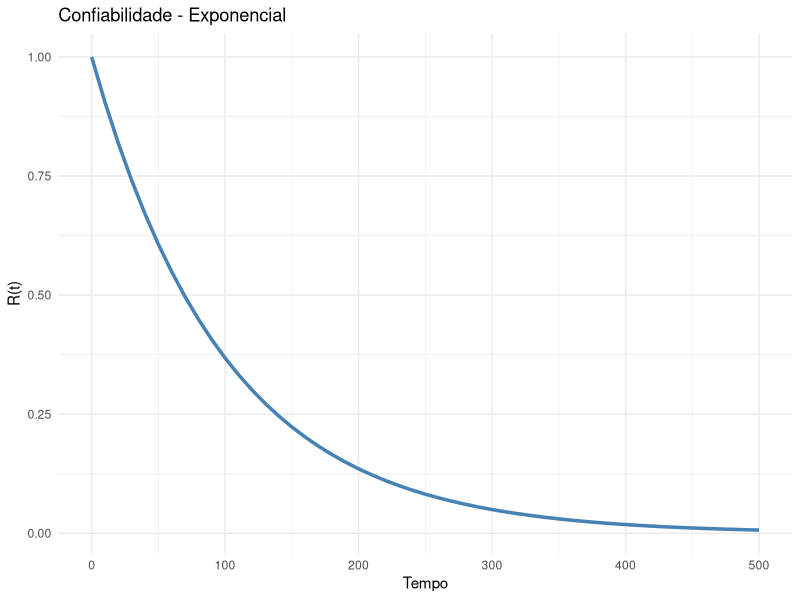
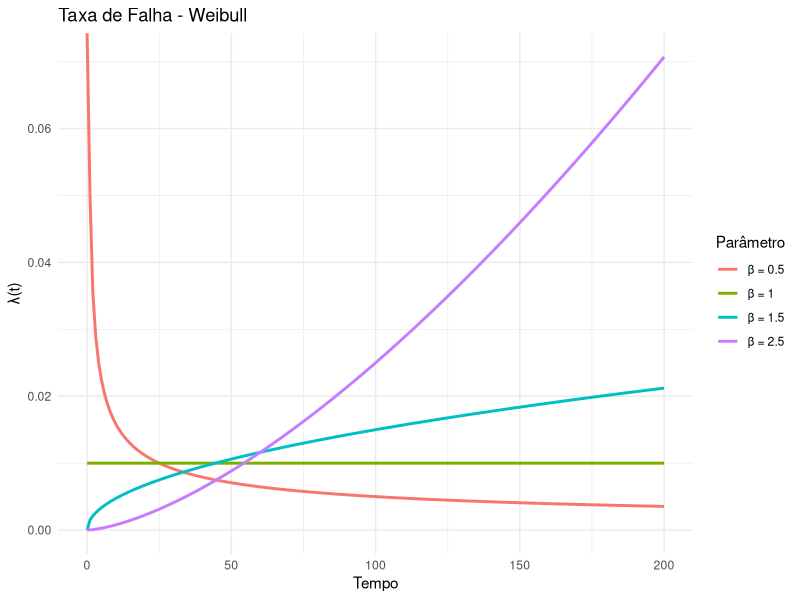
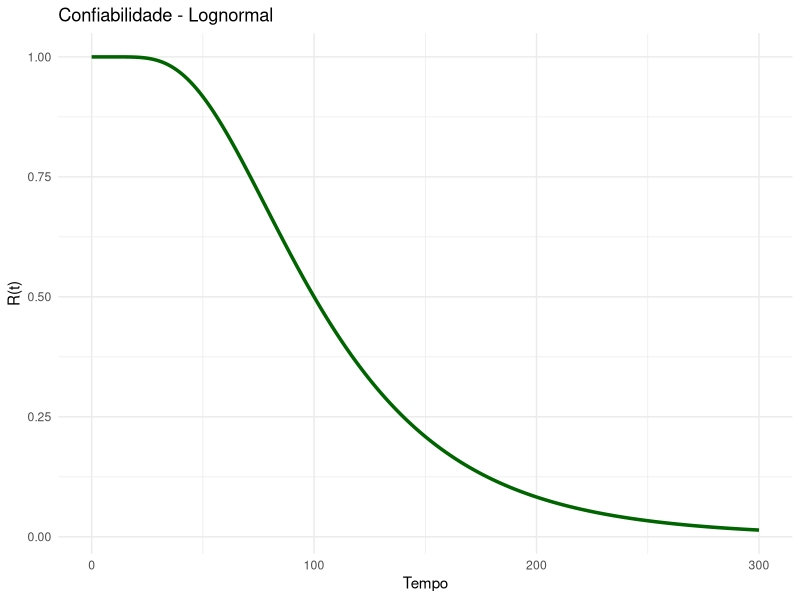
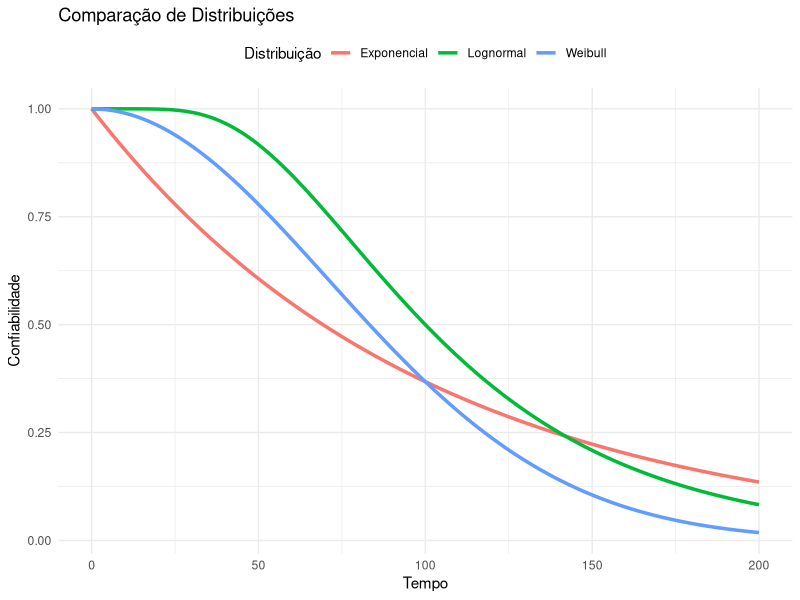

Generate these figures, in order, with R:
## ---- chunk 1
#| label: exp-example
#| warning: false

library(tidyverse)

lambda <- 0.01  # taxa de falha
t <- seq(0, 500, by = 10)

# Funções
pdf_exp <- dexp(t, rate = lambda)
cdf_exp <- pexp(t, rate = lambda)
reliability <- 1 - cdf_exp
hazard <- rep(lambda, length(t))

# Dataframe
df <- data.frame(t, pdf_exp, cdf_exp, reliability, hazard)

# Plot confiabilidade
ggplot(df, aes(x = t, y = reliability)) +
  geom_line(color = "steelblue", linewidth = 1.2) +
  labs(title = "Confiabilidade - Exponencial",
       x = "Tempo", y = "R(t)") +
  theme_minimal()
## ---- chunk 2
#| label: weibull-example

# Diferentes formas
beta_values <- c(0.5, 1, 1.5, 2.5)
eta <- 100
t <- seq(0, 200, by = 1)

df_weibull <- expand.grid(t = t, beta = beta_values) %>%
  mutate(
    reliability = exp(-(t/eta)^beta),
    hazard = (beta/eta) * (t/eta)^(beta-1),
    beta_label = paste("β =", beta)
  )

# Plot taxa de falha
ggplot(df_weibull, aes(x = t, y = hazard, color = beta_label)) +
  geom_line(linewidth = 1) +
  labs(title = "Taxa de Falha - Weibull",
       x = "Tempo", y = "λ(t)",
       color = "Parâmetro") +
  theme_minimal()
## ---- chunk 3
#| label: lognormal-example

mu <- log(100)
sigma <- 0.5
t <- seq(0, 300, by = 1)

df_lognormal <- data.frame(
  t = t,
  pdf = dlnorm(t, meanlog = mu, sdlog = sigma),
  reliability = 1 - plnorm(t, meanlog = mu, sdlog = sigma)
)

ggplot(df_lognormal, aes(x = t, y = reliability)) +
  geom_line(color = "darkgreen", linewidth = 1.2) +
  labs(title = "Confiabilidade - Lognormal",
       x = "Tempo", y = "R(t)") +
  theme_minimal()
## ---- chunk 4
#| label: comparison
#| fig-width: 10
#| fig-height: 6

t <- seq(0, 200, by = 1)

df_comp <- data.frame(
  t = t,
  Exponencial = exp(-0.01 * t),
  Weibull = exp(-(t/100)^2),
  Lognormal = 1 - plnorm(t, meanlog = log(100), sdlog = 0.5)
) %>%
  pivot_longer(cols = -t, names_to = "Distribuição", values_to = "R(t)")

ggplot(df_comp, aes(x = t, y = `R(t)`, color = Distribuição)) +
  geom_line(linewidth = 1.2) +
  labs(title = "Comparação de Distribuições",
       x = "Tempo", y = "Confiabilidade") +
  theme_minimal() +
  theme(legend.position = "top")
